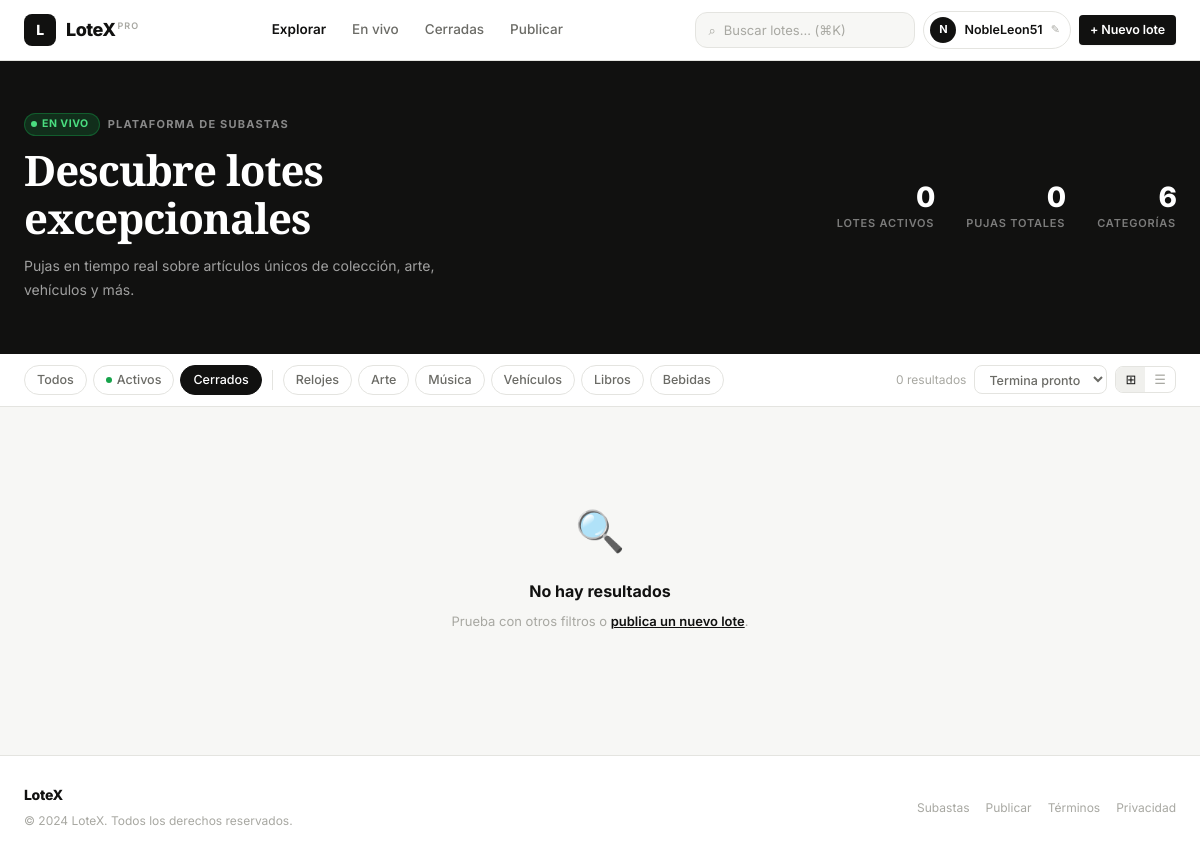
Page /?status=closed on the earlier database version.
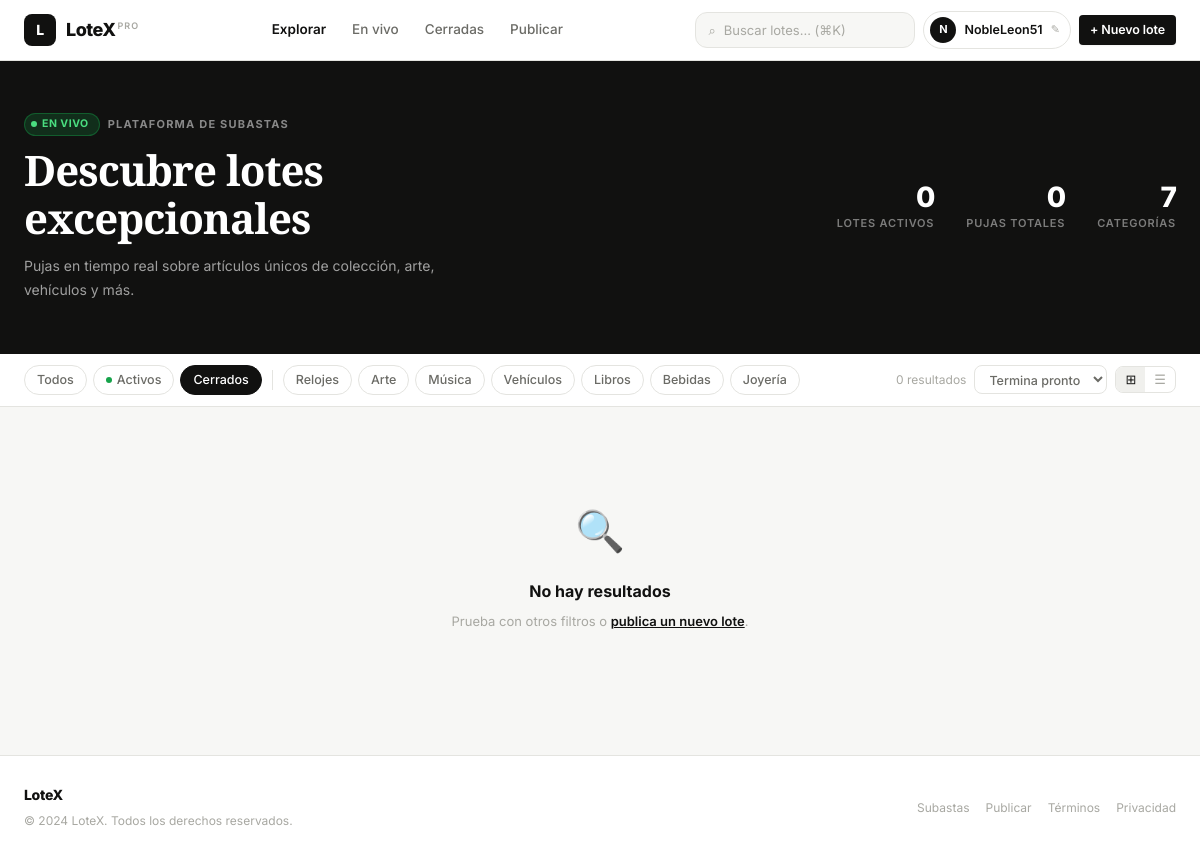
Same page on the later database version.
### models.py (models this page shows, shortened)
class Auction(db.Model):
    __tablename__ = 'auctions'
    id = db.Column(db.Integer, primary_key=True)
    title = db.Column(db.String(200), nullable=False)
    description = db.Column(db.Text, nullable=False)
    image_url = db.Column(db.String(500), default='/static/images/default.png')
    starting_price = db.Column(db.Float, nullable=False)
    current_price = db.Column(db.Float, nullable=False)
    seller = db.Column(db.String(100), nullable=False)
    created_at = db.Column(db.DateTime, default=datetime.utcnow)
    ends_at = db.Column(db.DateTime, nullable=False)
    status = db.Column(db.String(20), default='active')  # active, closed, upcoming
    category = db.Column(db.String(50), default='General')
    bids = db.relationship('Bid', backref='auction', lazy=True, cascade='all, delete-orphan')

### app.py (the view)
@app.route('/')
def index():
    update_auction_statuses()
    username = get_username()
    category = request.args.get('category', 'all')
    status_filter = request.args.get('status', 'active')
    query = Auction.query
    if status_filter != 'all':
        query = query.filter_by(status=status_filter)
    if category != 'all':
        query = query.filter_by(category=category)
    auctions = query.order_by(Auction.ends_at.asc()).all()
    categories = db.session.query(Auction.category).distinct().all()
    categories = [c[0] for c in categories]
    return render_template('index.html',
                           auctions=auctions,
                           username=username,
                           categories=categories,
                           selected_category=category,
                           selected_status=status_filter)

### app.py (called while the page is built)
def random_username():
    adjectives = ['Veloz', 'Astuto', 'Noble', 'Feroz', 'Sabio', 'Audaz', 'Agil', 'Rapido']
    nouns = ['Puma', 'Condor', 'Jaguar', 'Halcon', 'Lobo', 'Zorro', 'Leon', 'Tigre']
    num = random.randint(10, 99)
    return f"{random.choice(adjectives)}{random.choice(nouns)}{num}"

def get_username():
    if 'username' not in session:
        session['username'] = random_username()
    return session['username']

def update_auction_statuses():
    now = datetime.utcnow()
    expired = Auction.query.filter(
        Auction.ends_at <= now,
        Auction.status == 'active'
    ).all()
    for a in expired:
        a.status = 'closed'
    if expired:
        db.session.commit()

### templates/index.html (shortened to what this page needs)
{% extends "layout.html" %}
{% block content %}
<section class="hero-strip">
  <div class="hero-strip-inner">
    <div class="hero-title-block">
      <div class="hero-eyebrow">
        <span class="live-indicator"><span class="live-dot"></span>EN VIVO</span>
        Plataforma de Subastas
      </div>
      <h1 class="hero-h1">Descubre lotes<br>excepcionales</h1>
      <p class="hero-sub">Pujas en tiempo real sobre artículos únicos de colección, arte, vehículos y más.</p>
    </div>
    <div class="hero-stats">
      <div class="stat-item">
        <div class="stat-num">{{ auctions | length }}</div>
        <div class="stat-label">Lotes activos</div>
      </div>
      <div class="stat-item">
        <div class="stat-num">{% set tb = auctions | map(attribute='bid_count') | sum %}{{ tb }}</div>
        <div class="stat-label">Pujas totales</div>
      </div>
      <div class="stat-item">
        <div class="stat-num">{{ categories | length }}</div>
        <div class="stat-label">Categorías</div>
      </div>
    </div>
  </div>
</section>
<div class="toolbar">
  <div class="toolbar-inner">
    <div class="filter-group">
      <a href="/?status=all&category={{ selected_category }}"
         class="filter-pill {% if selected_status == 'all' %}active{% endif %}">Todos</a>
      <a href="/?status=active&category={{ selected_category }}"
         class="filter-pill {% if selected_status == 'active' %}active{% endif %}">
        <span class="live-dot" style="background:var(--success);animation:none;"></span> Activos
      </a>
      <a href="/?status=closed&category={{ selected_category }}"
         class="filter-pill {% if selected_status == 'closed' %}active{% endif %}">Cerrados</a>
      {% for cat in categories %}
      <a href="/?status={{ selected_status }}&category={{ cat }}"
         class="filter-pill {% if selected_category == cat %}active{% endif %}">{{ cat }}</a>
      {% endfor %}
    </div>
    <div class="toolbar-right">
      <span class="results-count">{{ auctions | length }} resultado{% if auctions|length != 1 %}s{% endif %}</span>
      <select class="sort-select" id="sortSelect">
        <option value="ends_asc">Termina pronto</option>
      </select>
      <div class="view-toggle">
        <button class="view-btn active" id="gridViewBtn" title="Vista cuadrícula">⊞</button>
        <button class="view-btn" id="listViewBtn" title="Vista lista">☰</button>
      </div>
    </div>
  </div>
</div>
<div class="page-body">
  {% if auctions %}
  <div class="auction-grid" id="auctionGrid">
    {% for auction in auctions %}
    <div class="auction-card {% if auction.status == 'closed' %}closed{% endif %}"
         data-ends="{{ auction.ends_at.isoformat() }}"
         data-price="{{ auction.current_price }}"
         data-bids="{{ auction.bid_count }}"
         data-id="{{ auction.id }}"
         onclick="window.location='/auction/{{ auction.id }}'"
         tabindex="0"
         role="article"
         aria-label="{{ auction.title }}, precio actual ${{ '{:,.0f}'.format(auction.current_price) }}">
      <div class="card-img-wrap">
        <img class="card-img" src="{{ auction.image_url }}" alt="{{ auction.title }}" loading="lazy" />
        <div class="card-badges">
          {% if auction.status == 'active' %}
            <span class="badge badge-active"><span class="status-dot"></span> Activo</span>
          {% else %}
            <span class="badge badge-closed">Cerrado</span>
          {% endif %}
          <span class="badge badge-cat">{{ auction.category }}</span>
        </div>
      </div>
      <button class="card-watchlist {% if auction.id in (session.get('watchlist') or []) %}liked{% endif %}"
              onclick="event.stopPropagation(); toggleWatchlist(this, {{ auction.id }})"
              title="Guardar lote" aria-label="Guardar en lista">
        ♥
      </button>
      <div class="card-body">
        <div class="card-cat">{{ auction.category }}</div>
        <div class="card-title">{{ auction.title }}</div>
        <div class="card-seller">Por <b>{{ auction.seller }}</b> · {{ auction.bid_count }} puja{% if auction.bid_count != 1 %}s{% endif %}</div>
        <div class="card-footer">
          <div class="price-block">
            <div class="price-label">Precio actual</div>
            <div class="price-val">${{ "{:,.0f}".format(auction.current_price) }}</div>
          </div>
          <div class="countdown-wrap">
            {% if auction.status == 'active' %}
              <div class="countdown-label-sm">Termina en</div>
              <div class="countdown-val" data-ends="{{ auction.ends_at.isoformat() }}">—</div>
            {% else %}
              <div class="countdown-label-sm">Estado</div>
              <div class="countdown-val" style="color:var(--text-muted);">Cerrado</div>
            {% endif %}
          </div>
        </div>
      </div>
      {% if auction.bid_count > 0 %}
      <div class="bid-bar-wrap">
        <div class="bid-bar-track">
          <div class="bid-bar-fill" style="width:{{ [auction.bid_count * 10, 100] | min }}%"></div>
        </div>
      </div>
      {% endif %}
    </div>
    {% endfor %}
  </div>
  {% else %}
  <div class="empty-state">
    <span class="empty-icon">🔍</span>
    <div class="empty-title">No hay resultados</div>
    <p class="empty-desc">Prueba con otros filtros o <a href="/create">publica un nuevo lote</a>.</p>
  </div>
  {% endif %}
</div>
{% endblock %}

### templates/layout.html (shortened to what this page needs)
<!DOCTYPE html>
<html lang="es">
<head>
</head>
<body>
<nav class="navbar">
  <div class="nav-inner">
    <a href="/" class="nav-logo">
      <div class="logo-mark">L</div>
      <span class="logo-name">LoteX<sup>PRO</sup></span>
    </a>
    <div class="nav-center">
      <div class="nav-links">
        <a href="/" class="nav-link {% if request.endpoint == 'index' %}active{% endif %}">Explorar</a>
        <a href="/?status=active" class="nav-link">En vivo</a>
        <a href="/?status=closed" class="nav-link">Cerradas</a>
        <a href="/create" class="nav-link">Publicar</a>
      </div>
    </div>
    <div class="nav-right">
      <label class="nav-search" id="navSearchWrap" for="navSearchInput">
        <span class="nav-search-icon">⌕</span>
        <input type="text" id="navSearchInput" placeholder='Buscar lotes… (⌘K)' autocomplete="off" />
      </label>
      <div class="user-chip" id="userChip" title="Cambiar nombre">
        <div class="user-avatar" id="navAvatar">U</div>
        <span class="user-name" id="navUsername">{{ username }}</span>
        <span class="user-edit-icon">✎</span>
      </div>
      <a href="/create" class="btn btn-primary btn-sm">+ Nuevo lote</a>
    </div>
  </div>
</nav>
<main>{% block content %}{% endblock %}</main>
<footer>
  <div class="footer-inner">
    <div>
      <div class="footer-logo">LoteX</div>
      <div class="footer-copy" style="margin-top:4px;">© 2024 LoteX. Todos los derechos reservados.</div>
    </div>
    <div class="footer-links">
      <a href="/">Subastas</a>
      <a href="/create">Publicar</a>
      <a href="#">Términos</a>
      <a href="#">Privacidad</a>
    </div>
  </div>
</footer>
</body>
</html>

Differences in the rows shown:
added Auction: category "Joyería"
Other differences:
{{ categories | length }}: "6" → "7"
